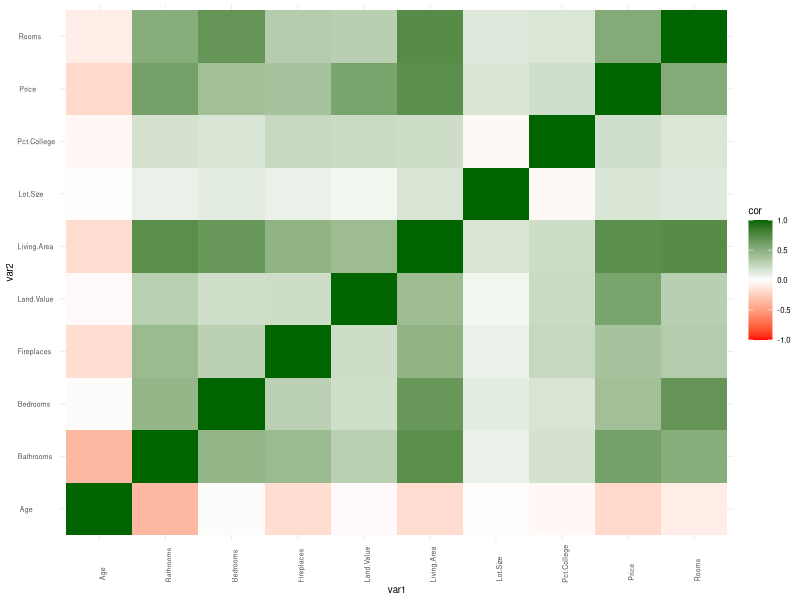
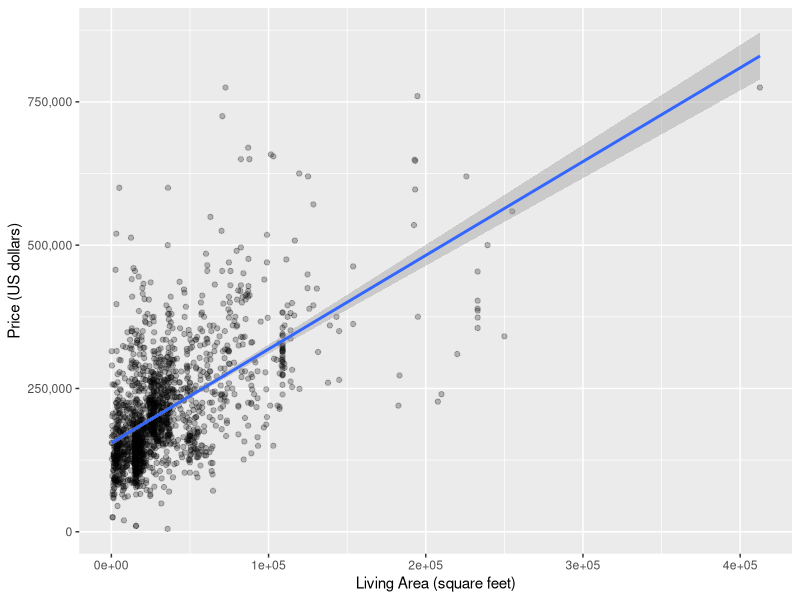
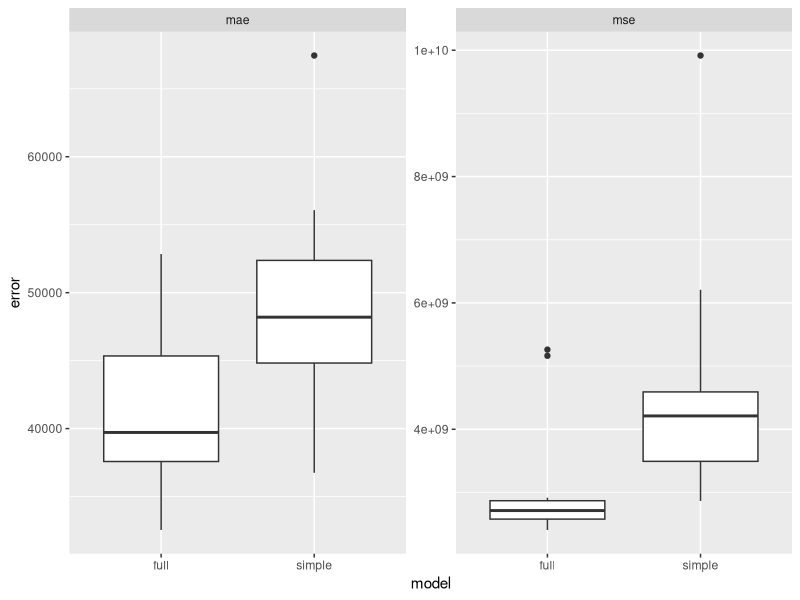
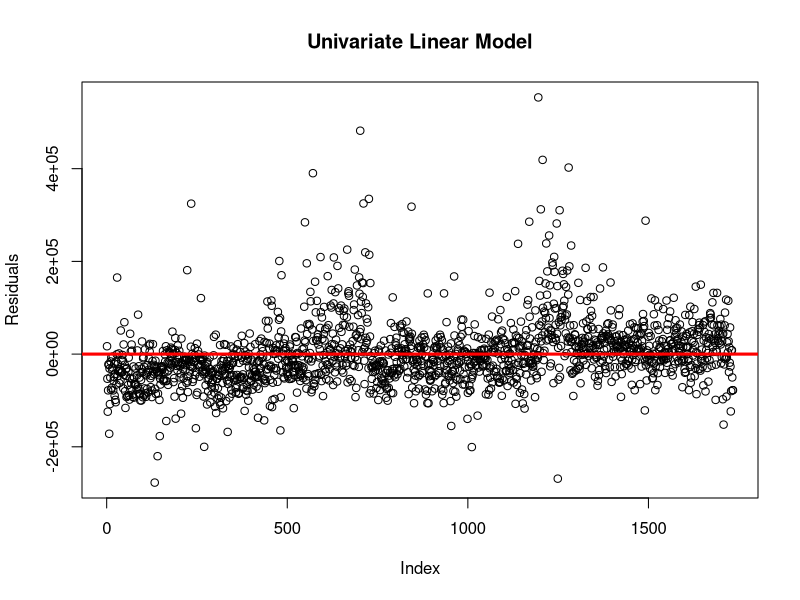
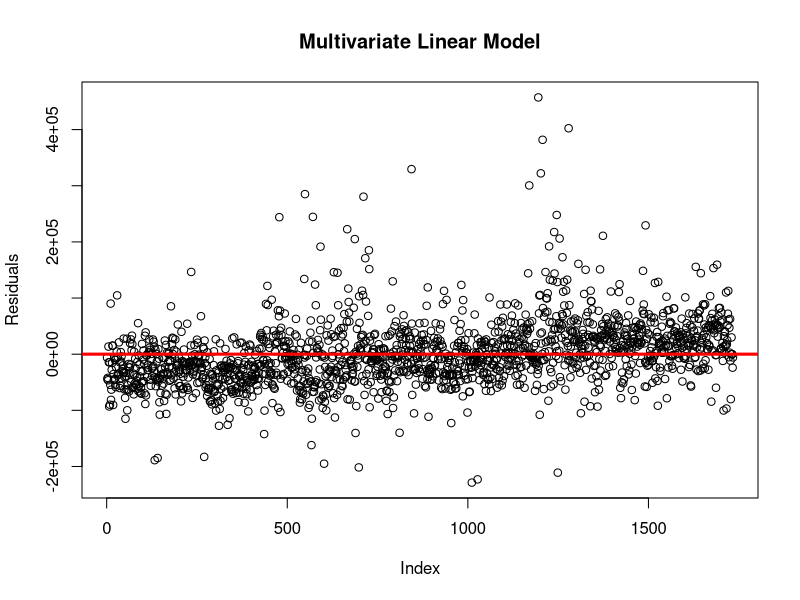
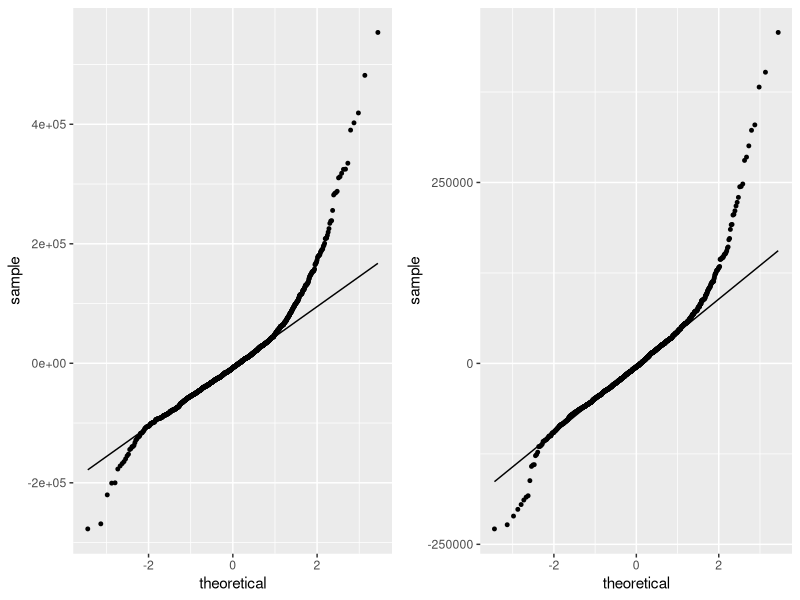

Source code (R) for these figures, in order:
## ---- chunk 1
library(dplyr) # v. 1.0.7
library(ggplot2) # v. 3.3.5
library(purrr) # v. 0.3.4
library(broom) # v. 0.7.9
library(ggplot2)
library(knitr)
library(car)
library(gridExtra)
library(tidyverse)
library(scales)

houses <- read.table(file = "./resources/housing-prices-ge19.txt", sep = "\t", header = TRUE)

houses <- houses %>% 
  mutate(
    Waterfront = factor(Waterfront),
    New.Construct = factor(New.Construct),
    Central.Air = factor(Central.Air),
    Fuel.Type = factor(Fuel.Type),
    Heat.Type = factor(Heat.Type),
    Sewer.Type = factor(Sewer.Type),
    Test = factor(Test)
  )

## ---- chunk 2
# select numeric or integer type factors
temp = select(houses, - which(sapply(houses, class) == "factor"))
cor_mat = cor(temp)
melted_cor_mat = cor_mat %>%
  data.frame() %>% 
  rownames_to_column(var = "var1") %>% 
  gather(key = "var2", value = "cor", -var1)
# correlation matrix heatmap
melted_cor_mat %>% ggplot() + 
  aes(x=var1, y=var2, fill=cor) + 
  geom_tile() + theme_minimal(base_size = 7) +
  scale_fill_gradient2(
    low = "red", high = "darkgreen", mid = "white", 
    midpoint = 0, limit = c(-1,1)) +
  theme(axis.text.x = element_text(angle = 90, hjust = 0.1, size = 5), 
        axis.text.y = element_text(hjust = 0.1, size = 5))
## ---- chunk 3
slm = lm(Price ~ (Living.Area), data = houses)

houses %>% ggplot() + 
  aes(y = Price, x = (Land.Value)) + 
  geom_point(alpha = 0.25) + 
  geom_smooth(method = "lm") + 
  labs(x = "Living Area (square feet)", y = "Price (US dollars)") + 
  scale_y_continuous(labels = comma)
## ---- chunk 4
M0 = lm(Price ~ 1, data = houses)
Mf = lm(Price ~ . - Test, data = houses)
step_forward = step(M0, scope = list(lower = M0, upper = Mf), 
                    direction = "forward", trace = FALSE)
step_back = step(Mf, direction = "backward", trace = FALSE)
## ---- chunk 5
set.seed(2)
n = nrow(houses)
## ---- chunk 6
n_train = floor(0.8*n)
n_test = n - n_train
grp_labs = rep(c("Train", "Test"), times = c(n_train, n_test))
houses$grp = sample(grp_labs)
train_dat = houses %>% filter(grp == "Train")
lm_simple_train = lm(Price ~ Living.Area, data = train_dat)
lm_full_train = lm(formula = Price ~ Lot.Size + Waterfront + Age + 
    Land.Value + New.Construct + Central.Air + Heat.Type + Living.Area + 
    Bedrooms + Bathrooms + Rooms, data = train_dat)
test_dat = houses %>% filter(grp == "Test")
simple_pred = predict(lm_simple_train, newdata = test_dat)
full_pred = predict(lm_full_train, newdata = test_dat)
## ---- chunk 7
set.seed(2)
## ---- chunk 8
houses$grp = NULL
fold_id = c(rep(1:17, each = 102))
houses$fold_id = sample(fold_id, replace = FALSE)
## ---- chunk 9
k = 10
simple_mse = full_mse = vector(mode = "numeric", length = k)
simple_mae = full_mae = vector(mode = "numeric", length = k)
for (i in 1:k) {
  test_set = houses[fold_id == i,]
  training_set = houses[fold_id != i,]
  simple_lm = lm(Price ~ Living.Area, data = training_set)
  simple_pred = predict(simple_lm, test_set)
  simple_mse[i] = mean((test_set$Price - simple_pred) ^ 2)
  simple_mae[i] = mean(abs(test_set$Price - simple_pred))
  full_lm = lm(formula = Price ~ Lot.Size + Waterfront + Age + 
    Land.Value + New.Construct + Central.Air + Heat.Type + Living.Area + 
    Bedrooms + Bathrooms + Rooms, data = training_set)
  full_pred = predict(full_lm, test_set)
  full_mse[i] = mean((test_set$Price - full_pred)^2)
  full_mae[i] = mean(abs(test_set$Price - full_pred))
}
## ---- chunk 10
cv_res = tibble(simple_mse, full_mse, simple_mae, full_mae)
## ---- chunk 11
cv_res %>% gather(key = "metric", value = "error") %>% 
  separate(col = metric, into = c("model","metric")) %>% 
  ggplot(aes(x = model, y = error)) + facet_wrap(~metric, scales = "free_y") + 
  geom_boxplot() 
## ---- chunk 12
# Checking assumtpions - Linearity and Homoskedacity
lm = lm(Price ~ Living.Area, data = houses)

plot(lm$residuals, xlab = "Index", ylab = "Residuals", main = "Univariate Linear Model") 
abline(h=0, lwd = 3, col = "red")
## ---- chunk 13
# Checking assumtpions - Linearity and Homoskedacity
plot(Mf$residuals, xlab = "Index", ylab = "Residuals", main = "Multivariate Linear Model")	
abline(h=0, lwd = 3, col = "red")
## ---- chunk 14
# Checking assumptions - Normality
lm.res = lm$residuals
Mf.res = Mf$residuals
g1 = ggplot(data.frame(lm.res)) +
  aes(sample = lm.res) + 
  geom_qq_line() + 
  geom_qq(size=1)
g2 = ggplot(data.frame(Mf.res)) +
  aes(sample = Mf.res) + 
  geom_qq_line() + 
  geom_qq(size=1)
grid.arrange(g1, g2, nrow=1, ncol=2)
